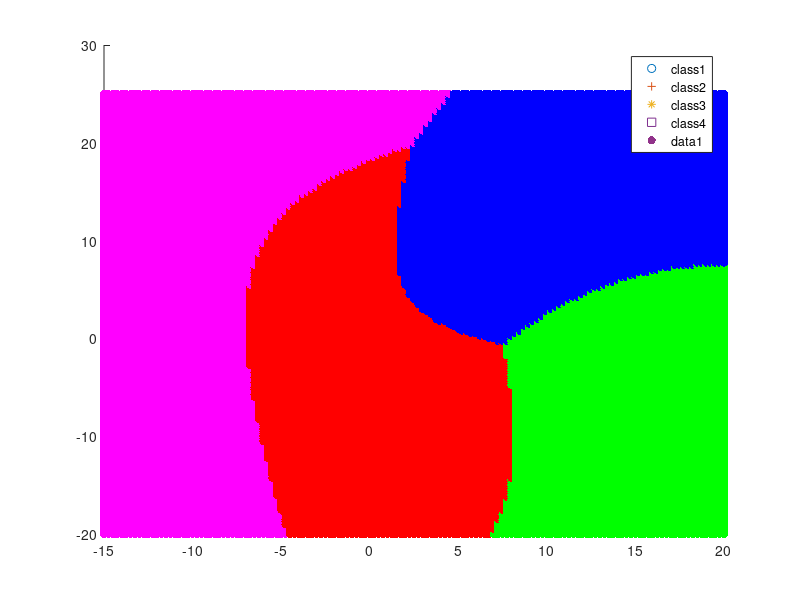

The MATLAB source for this figure: (Note: this script raises an error after producing the figure.)
clc;
clear;
close all;

%% Loading the data
train1 = importdata('class1_train.txt');
test1 = importdata('class1_test.txt');
train2 = importdata('class2_train.txt');
test2 = importdata('class2_test.txt');
train3 = importdata('class3_train.txt');
test3 = importdata('class3_test.txt');
train4 = importdata('class4_train.txt');
test4 = importdata('class4_test.txt');

total_train = [train1; train2; train3; train4];
total_test = [test1; test2; test3; test4];
d = size(total_train,2);
actual_class(1:size(total_test,1),1:1) = 0;
actual_class(1:100,1) = 1;
actual_class(101:200,1) = 2;
actual_class(201:300,1) = 3;
actual_class(301:400,1) = 4;

%% Code
mean1 = mean(train1);
mean2 = mean(train2);
mean3 = mean(train3);
mean4 = mean(train4);

cov1 = cov(train1);
cov2 = cov(train2);
cov3 = cov(train3);
cov4 = cov(train4);

predicted_class(1:size(total_test,1),1:1) = 0;
for p = 1:size(total_test,1)
    x = total_test(p,:);
    
    first_term = sqrt((2*pi).^d)*sqrt(det(cov1));
    second_term = -0.5*(x.' - mean1.').'/cov1*(x.' - mean1.');
    pxy1 = (1./first_term)*exp(second_term);
    pxy1 = pxy1*(size(train1,1)./size(total_train,1));
    
    first_term = sqrt((2*pi).^d)*sqrt(det(cov2));
    second_term = -0.5*(x.' - mean2.').'/cov2*(x.' - mean2.');
    pxy2 = (1./first_term)*exp(second_term);
    pxy2 = pxy2*(size(train2,1)./size(total_train,1));

    first_term = sqrt((2*pi).^d)*sqrt(det(cov3));
    second_term = -0.5*(x.' - mean3.').'/cov3*(x.' - mean3.');
    pxy3 = (1./first_term)*exp(second_term);
    pxy3 = pxy3*(size(train3,1)./size(total_train,1));

    first_term = sqrt((2*pi).^d)*sqrt(det(cov4));
    second_term = -0.5*(x.' - mean4.').'/cov4*(x.' - mean4.');
    pxy4 = (1./first_term)*exp(second_term);
    pxy4 = pxy4*(size(train4,1)./size(total_train,1));

    pxy = [pxy1;pxy2;pxy3;pxy4];
    [B2,I2] = sort(pxy);
    % ascending order sorting
    predicted_class(p,1) = I2(end,1);
end
%% Post processing
[C,order] = confusionmat(actual_class,predicted_class);
accuracy = (sum(diag(C))./size(total_test,1))*100;
scatter(train1(:,1),train1(:,2),'red')
hold on
scatter(train2(:,1),train2(:,2),'blue','+')
hold on
scatter(train3(:,1),train3(:,2),'green','*')
hold on
scatter(train4(:,1),train4(:,2),'magenta','s')
hold on
legend('class1', 'class2','class3', 'class4','Location','Best');

%% Decision region
xrange(1:300,1) = 0;
yrange(1:300,1) = 0;
color_matrix(1:300,1:3) = 0;
i = 1;
for xvalue = -15:0.25:20
    for yvalue = -20:0.25:25
        xrange(i,1) = xvalue;
        yrange(i,1) = yvalue;
        point = [xvalue yvalue];
        first_term = sqrt((2*pi).^d)*sqrt(det(cov1));
        second_term = -0.5*(point.' - mean1.').'/cov1*(point.' - mean1.');
        pxy1 = (1./first_term)*exp(second_term);
        pxy1 = pxy1*(size(train1,1)./size(total_train,1));

        first_term = sqrt((2*pi).^d)*sqrt(det(cov2));
        second_term = -0.5*(point.' - mean2.').'/cov2*(point.' - mean2.');
        pxy2 = (1./first_term)*exp(second_term);
        pxy2 = pxy2*(size(train2,1)./size(total_train,1));

        first_term = sqrt((2*pi).^d)*sqrt(det(cov3));
        second_term = -0.5*(point.' - mean3.').'/cov3*(point.' - mean3.');
        pxy3 = (1./first_term)*exp(second_term);
        pxy3 = pxy3*(size(train3,1)./size(total_train,1));

        first_term = sqrt((2*pi).^d)*sqrt(det(cov4));
        second_term = -0.5*(point.' - mean4.').'/cov4*(point.' - mean4.');
        pxy4 = (1./first_term)*exp(second_term);
        pxy4 = pxy4*(size(train4,1)./size(total_train,1));

        pxy = [pxy1;pxy2;pxy3;pxy4];
        [~,I] = max(pxy);
        if I == 1
           color_matrix(i,:) = [1 0 0];%red
        else
            if I == 2
                color_matrix(i,:) = [0 0 1];%blue
            else
                if I == 3
                    color_matrix(i,:) = [0 1 0];%green
                else 
                    color_matrix(i,:) = [1 0 1];%magenta
                end
            end
        end
        i = i+1;
    end
end
% color_matrix_vector = char(color_matrix);
s = scatter(xrange,yrange,[],color_matrix,'filled');
s.Marker = 's';
% s.LineWidth = 0.01;
s.MarkerFaceAlpha = 0.05;
s.MarkerEdgeAlpha = 0.05;